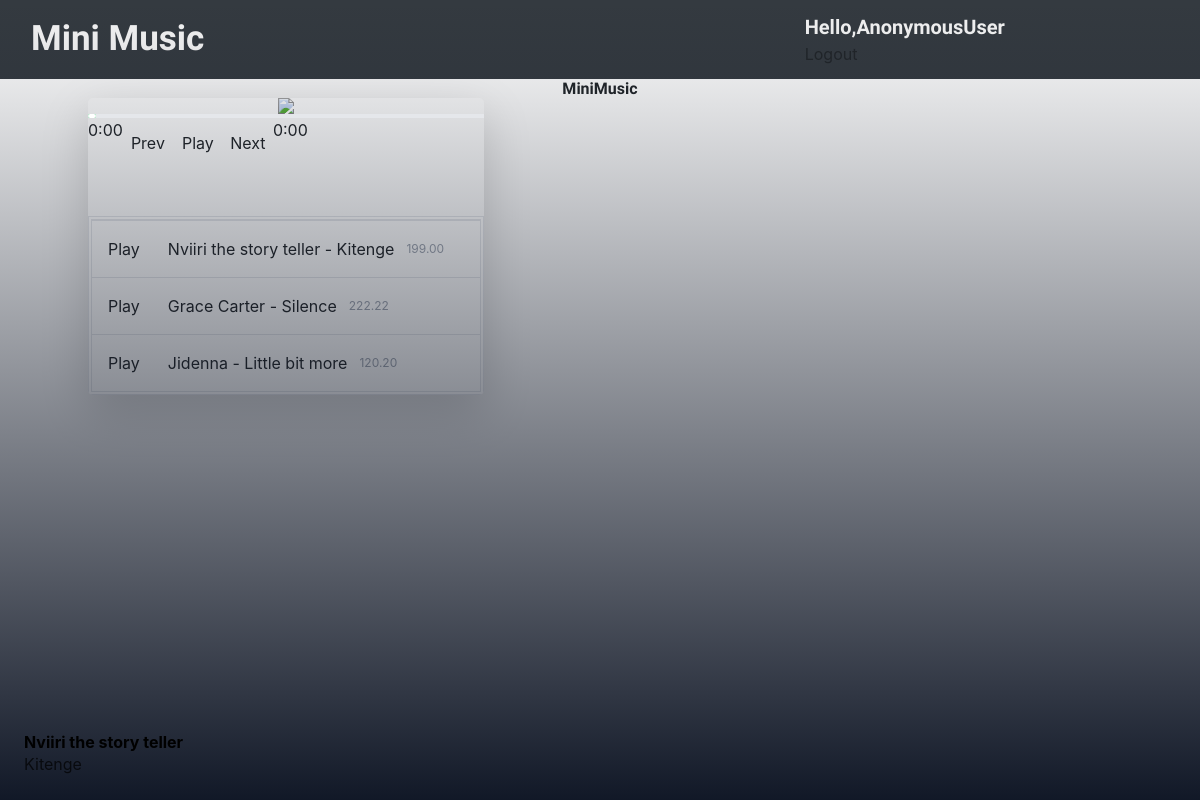
The page / on the database its author committed.
### mini/models.py (models this page shows, shortened)
class Music(models.Model):
    title = models.CharField(max_length=1000)
    artist = models.CharField(max_length=500)
    album = models.ForeignKey('Album',null=True, blank=True, on_delete=models.SET_NULL)
    time_length = models.DecimalField(max_digits=50,decimal_places=2,blank=True)
    audio_file = models.FileField(upload_to='musics', validators=[validate_audio])
    image= models.ImageField(upload_to='music_image/')
    class Meta:
        ordering = ['-id']

### mini/views.py (the view)
# urls.py: path('', views.home, name='home'),
def home(request):
    music= Music.objects.all()
    music_list = list(Music.objects.all().values())
    return render(request, 'index.html', {'music': music, 'music_list': music_list})

### mini/templates/index.html (shortened to what this page needs)
{% extends 'base.html'%}
{%block content%}
<div class="container">
    <h1 class="text-center" style="font-family: 'Style Script', cursive; font-weight: bold;">MiniMusic</h1>
    <div class="row">
        <div class="max-w-xl bg-white rounded-lg shadow-lg overflow-hidden">
            <div class="flex" style="justify-content: center;">
                <img src="https://images.unsplash.com/photo-1598488035139-bdbb2231ce04?ixid=MnwxMjA3fDB8MHxwaG90by1wYWdlfHx8fGVufDB8fHx8&ixlib=rb-1.2.1&auto=format&fit=crop&w=750&q=80" class="object-cover" style="justify-content: center;">
                <div class="absolute p-4 inset-0 flex flex-col justify-end bg-gradient-to-b from-transparent to-gray-900 backdrop backdrop-blur-5 text-black">
                    <h2 class="font-bold artist">Artist</h2>
                    <span class="opacity-70 song-title">Album Title</span>
                </div>
            </div>
            <div>
                <div class="relative h-1 bg-gray-200 progress_container">
                    <div class="absolute h-full w-2 progress bg-green-500 flex items-center justify-end">
                        <div class="rounded-full w-3 h-3 bg-white shadow"></div>
                    </div>
                </div>
            </div>
            <div class="flex">
                <div class="currentDuration" style="text-align: left;">
                </div>
                <div class="flex" style="text-align: center;">
                    <button style="width: 50px; height: 50px; " class="prev">Prev</button>
                    <button style="height: 50px; width: 50px;" class="playing">Play</button>
                    <button style="height: 50px; width: 50px;" class="next">Next</button>
                </div>
                <div class="Duration" style="text-align: right;">
                  0:00
                </div>
              </div>
            <br>
            <br>
            <div class="border-double border-4 border-light-blue-500">
            <ul class="text-xs sm:text-base divide-y border-t cursor-default audio-tracks">
                {% for music in music%}
                <li class="flex items-center space-x-3 hover:bg-gray-100">
                <button class="p-3 hover:bg-green-500 group focus:outline-none play_single">Play</button>
                    <div class="flex">
                      {{music.artist}} - {{music.title}}
                    </div>
                    <div class="text-xs text-gray-400" style="text-align: left ;">
                      {{music.time_length}}
                    </div>
                </li>
          {%endfor%}
            </ul>
                  </div>
        </div>
        </div>
    </div>
{%endblock%}

### mini/templates/base.html (shortened to what this page needs)
{%load bootstrap4 %}
{% load tailwind_tags %}
{% load static%}
<!DOCTYPE html>
<html>
<head>
  {% tailwind_css %}
  {% block styles %}
  {% bootstrap_css %}
  {% endblock %}
</head>
<body>
  {% include "navbar.html" %}
    {% block content %}
    {%endblock%}
</body>
</html>

### mini/templates/navbar.html (shortened to what this page needs)
<!DOCTYPE html>
<html lang="en">
<head>
</head>
<body>
    <nav class="navbar navbar-dark bg-dark">
        <div class="container-fluid">
          <div class="navbar-header">
            <a class="navbar-brand" href="{% url 'home' %}" style="color: whitesmoke; text-shadow: rgb(206, 201, 201);font-family: 'Style Script', cursive; font-weight: bold; font-size: 35px;">Mini Music</a>
          </div>
          <div class="col-sm-4 col-md-4 navbar-left">
              <span style="color: whitesmoke; font-family: 'Open Sans Condensed', sans-serif; font-weight: bold; font-size: 20px;">Hello,{{request.user}}</span>
              <br>
              <span><a href="{% url 'logout' %}">Logout</a></span>
          </div>
  </div>
</nav>
</body>
</html>

### rows shown on the page
Music: artist "Nviiri the story teller", title "Kitenge", time_length "199.00"
Music: artist "Grace Carter", title "Silence", time_length "222.22"
Music: artist "Jidenna", title "Little bit more", time_length "120.20"

### other values the page prints
{{ request.user }} "AnonymousUser"
